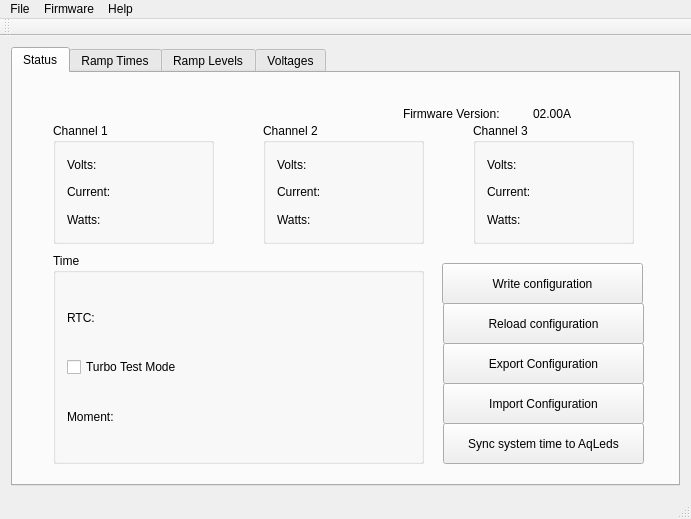
<?xml version="1.0" encoding="UTF-8"?>
<ui version="4.0">
 <class>AqLeds</class>
 <widget class="QMainWindow" name="AqLeds">
  <property name="enabled">
   <bool>true</bool>
  </property>
  <property name="geometry">
   <rect>
    <x>0</x>
    <y>0</y>
    <width>691</width>
    <height>519</height>
   </rect>
  </property>
  <property name="windowTitle">
   <string>AqLeds</string>
  </property>
  <property name="layoutDirection">
   <enum>Qt::LeftToRight</enum>
  </property>
  <property name="autoFillBackground">
   <bool>true</bool>
  </property>
  <property name="unifiedTitleAndToolBarOnMac">
   <bool>false</bool>
  </property>
  <widget class="QWidget" name="centralWidget">
   <property name="sizePolicy">
    <sizepolicy hsizetype="Expanding" vsizetype="Expanding">
     <horstretch>0</horstretch>
     <verstretch>0</verstretch>
    </sizepolicy>
   </property>
   <property name="maximumSize">
    <size>
     <width>1024</width>
     <height>768</height>
    </size>
   </property>
   <property name="layoutDirection">
    <enum>Qt::LeftToRight</enum>
   </property>
   <property name="autoFillBackground">
    <bool>true</bool>
   </property>
   <layout class="QGridLayout" name="gridLayout">
    <item row="1" column="0">
     <layout class="QVBoxLayout" name="verticalLayout">
      <item>
       <widget class="QTabWidget" name="tabs">
        <property name="currentIndex">
         <number>0</number>
        </property>
        <widget class="QWidget" name="tbStatus">
         <attribute name="title">
          <string>Status</string>
         </attribute>
         <widget class="QGroupBox" name="grChannel1Status">
          <property name="geometry">
           <rect>
            <x>40</x>
            <y>50</y>
            <width>161</width>
            <height>121</height>
           </rect>
          </property>
          <property name="title">
           <string>Channel 1</string>
          </property>
          <layout class="QGridLayout" name="gridLayout_3">
           <item row="1" column="3">
            <widget class="QLabel" name="lbc1Volts">
             <property name="text">
              <string/>
             </property>
            </widget>
           </item>
           <item row="1" column="0">
            <widget class="QLabel" name="label_6">
             <property name="text">
              <string>Volts: </string>
             </property>
            </widget>
           </item>
           <item row="2" column="0">
            <widget class="QLabel" name="label_7">
             <property name="text">
              <string>Current: </string>
             </property>
            </widget>
           </item>
           <item row="3" column="0">
            <widget class="QLabel" name="label_8">
             <property name="text">
              <string>Watts:</string>
             </property>
            </widget>
           </item>
           <item row="3" column="3">
            <widget class="QLabel" name="lbc1Watts">
             <property name="text">
              <string/>
             </property>
            </widget>
           </item>
           <item row="2" column="3">
            <widget class="QLabel" name="lbc1Current">
             <property name="text">
              <string/>
             </property>
            </widget>
           </item>
          </layout>
         </widget>
         <widget class="QGroupBox" name="grChannel2Status">
          <property name="geometry">
           <rect>
            <x>250</x>
            <y>50</y>
            <width>161</width>
            <height>121</height>
           </rect>
          </property>
          <property name="title">
           <string>Channel 2</string>
          </property>
          <layout class="QGridLayout" name="gridLayout_4">
           <item row="1" column="3">
            <widget class="QLabel" name="lbc2Volts">
             <property name="text">
              <string/>
             </property>
            </widget>
           </item>
           <item row="1" column="0">
            <widget class="QLabel" name="label_14">
             <property name="text">
              <string>Volts: </string>
             </property>
            </widget>
           </item>
           <item row="2" column="0">
            <widget class="QLabel" name="label_15">
             <property name="text">
              <string>Current: </string>
             </property>
            </widget>
           </item>
           <item row="3" column="0">
            <widget class="QLabel" name="label_16">
             <property name="text">
              <string>Watts:</string>
             </property>
            </widget>
           </item>
           <item row="3" column="3">
            <widget class="QLabel" name="lbc2Watts">
             <property name="text">
              <string/>
             </property>
            </widget>
           </item>
           <item row="2" column="3">
            <widget class="QLabel" name="lbc2Current">
             <property name="text">
              <string/>
             </property>
            </widget>
           </item>
          </layout>
         </widget>
         <widget class="QGroupBox" name="grChannel3Status">
          <property name="geometry">
           <rect>
            <x>460</x>
            <y>50</y>
            <width>161</width>
            <height>121</height>
           </rect>
          </property>
          <property name="title">
           <string>Channel 3</string>
          </property>
          <layout class="QGridLayout" name="gridLayout_5">
           <item row="1" column="3">
            <widget class="QLabel" name="lbc3Volts">
             <property name="text">
              <string/>
             </property>
            </widget>
           </item>
           <item row="1" column="0">
            <widget class="QLabel" name="label_20">
             <property name="text">
              <string>Volts: </string>
             </property>
            </widget>
           </item>
           <item row="2" column="0">
            <widget class="QLabel" name="label_21">
             <property name="text">
              <string>Current: </string>
             </property>
            </widget>
           </item>
           <item row="3" column="0">
            <widget class="QLabel" name="label_22">
             <property name="text">
              <string>Watts:</string>
             </property>
            </widget>
           </item>
           <item row="3" column="3">
            <widget class="QLabel" name="lbc3Watts">
             <property name="text">
              <string/>
             </property>
            </widget>
           </item>
           <item row="2" column="3">
            <widget class="QLabel" name="lbc3Current">
             <property name="text">
              <string/>
             </property>
            </widget>
           </item>
          </layout>
         </widget>
         <widget class="QGroupBox" name="groupBox_9">
          <property name="geometry">
           <rect>
            <x>40</x>
            <y>180</y>
            <width>371</width>
            <height>211</height>
           </rect>
          </property>
          <property name="title">
           <string>Time</string>
          </property>
          <layout class="QGridLayout" name="gridLayout_6">
           <item row="1" column="1" colspan="3">
            <widget class="QLabel" name="lbRTCTime">
             <property name="text">
              <string/>
             </property>
            </widget>
           </item>
           <item row="1" column="0">
            <widget class="QLabel" name="label_26">
             <property name="text">
              <string>RTC:</string>
             </property>
            </widget>
           </item>
           <item row="3" column="0">
            <widget class="QLabel" name="label_27">
             <property name="text">
              <string>Moment:</string>
             </property>
            </widget>
           </item>
           <item row="3" column="3">
            <widget class="QLabel" name="lbPlannerMoment">
             <property name="text">
              <string/>
             </property>
            </widget>
           </item>
           <item row="2" column="0">
            <widget class="QCheckBox" name="cbTurboMode">
             <property name="text">
              <string>Turbo Test Mode</string>
             </property>
            </widget>
           </item>
          </layout>
         </widget>
         <widget class="QLabel" name="label_9">
          <property name="geometry">
           <rect>
            <x>390</x>
            <y>30</y>
            <width>121</width>
            <height>21</height>
           </rect>
          </property>
          <property name="text">
           <string>Firmware Version:</string>
          </property>
         </widget>
         <widget class="QLabel" name="lbFirmwareVersion">
          <property name="geometry">
           <rect>
            <x>520</x>
            <y>30</y>
            <width>62</width>
            <height>21</height>
           </rect>
          </property>
          <property name="text">
           <string>02.00A</string>
          </property>
         </widget>
         <widget class="QPushButton" name="btWriteConfig">
          <property name="geometry">
           <rect>
            <x>429</x>
            <y>190</y>
            <width>201</width>
            <height>41</height>
           </rect>
          </property>
          <property name="text">
           <string>Write configuration</string>
          </property>
         </widget>
         <widget class="QPushButton" name="btReloadConfig">
          <property name="geometry">
           <rect>
            <x>430</x>
            <y>230</y>
            <width>201</width>
            <height>41</height>
           </rect>
          </property>
          <property name="text">
           <string>Reload configuration</string>
          </property>
         </widget>
         <widget class="QPushButton" name="btExportConfig">
          <property name="geometry">
           <rect>
            <x>430</x>
            <y>270</y>
            <width>201</width>
            <height>41</height>
           </rect>
          </property>
          <property name="text">
           <string>Export Configuration</string>
          </property>
         </widget>
         <widget class="QPushButton" name="btImportConfig">
          <property name="geometry">
           <rect>
            <x>430</x>
            <y>310</y>
            <width>201</width>
            <height>41</height>
           </rect>
          </property>
          <property name="text">
           <string>Import Configuration</string>
          </property>
         </widget>
         <widget class="QPushButton" name="btSyncSystemTime">
          <property name="geometry">
           <rect>
            <x>430</x>
            <y>350</y>
            <width>201</width>
            <height>41</height>
           </rect>
          </property>
          <property name="text">
           <string>Sync system time to AqLeds</string>
          </property>
         </widget>
        </widget>
        <widget class="QWidget" name="tbRamps">
         <attribute name="title">
          <string>Ramp Times</string>
         </attribute>
         <widget class="QWidget" name="formLayoutWidget_2">
          <property name="geometry">
           <rect>
            <x>160</x>
            <y>70</y>
            <width>311</width>
            <height>161</height>
           </rect>
          </property>
          <layout class="QFormLayout" name="timetableLayout">
           <item row="0" column="0">
            <widget class="QLabel" name="sunriseLabel">
             <property name="text">
              <string>SUNRISE</string>
             </property>
            </widget>
           </item>
           <item row="0" column="1">
            <widget class="QLineEdit" name="sunriseLineEdit">
             <property name="inputMask">
              <string>99:99;_</string>
             </property>
             <property name="text">
              <string>06:00</string>
             </property>
            </widget>
           </item>
           <item row="1" column="0">
            <widget class="QLabel" name="dayLabel">
             <property name="text">
              <string>DAY</string>
             </property>
            </widget>
           </item>
           <item row="1" column="1">
            <widget class="QLineEdit" name="dayLineEdit">
             <property name="inputMask">
              <string>99:99;_</string>
             </property>
             <property name="text">
              <string>09:00</string>
             </property>
            </widget>
           </item>
           <item row="2" column="0">
            <widget class="QLabel" name="sunsetLabel">
             <property name="text">
              <string>SUNSET</string>
             </property>
            </widget>
           </item>
           <item row="2" column="1">
            <widget class="QLineEdit" name="sunsetLineEdit">
             <property name="inputMask">
              <string>99:99;_</string>
             </property>
             <property name="text">
              <string>21:00</string>
             </property>
            </widget>
           </item>
           <item row="3" column="0">
            <widget class="QLabel" name="nightLabel">
             <property name="text">
              <string>NIGHT</string>
             </property>
            </widget>
           </item>
           <item row="3" column="1">
            <widget class="QLineEdit" name="nightLineEdit">
             <property name="inputMask">
              <string>99:99;_</string>
             </property>
             <property name="text">
              <string>22:00</string>
             </property>
            </widget>
           </item>
          </layout>
         </widget>
         <widget class="QPushButton" name="btRampTimesRestore">
          <property name="enabled">
           <bool>true</bool>
          </property>
          <property name="geometry">
           <rect>
            <x>130</x>
            <y>310</y>
            <width>121</width>
            <height>41</height>
           </rect>
          </property>
          <property name="text">
           <string>&amp;Restore</string>
          </property>
         </widget>
         <widget class="QPushButton" name="btRampTimesSend">
          <property name="enabled">
           <bool>false</bool>
          </property>
          <property name="geometry">
           <rect>
            <x>400</x>
            <y>310</y>
            <width>121</width>
            <height>41</height>
           </rect>
          </property>
          <property name="text">
           <string>&amp;Send</string>
          </property>
         </widget>
        </widget>
        <widget class="QWidget" name="tbRampLevels">
         <attribute name="title">
          <string>Ramp Levels</string>
         </attribute>
         <widget class="QGroupBox" name="groupBox">
          <property name="geometry">
           <rect>
            <x>20</x>
            <y>10</y>
            <width>621</width>
            <height>321</height>
           </rect>
          </property>
          <property name="title">
           <string>Channels and Levels</string>
          </property>
          <widget class="QRadioButton" name="rbChannel1">
           <property name="geometry">
            <rect>
             <x>50</x>
             <y>50</y>
             <width>102</width>
             <height>20</height>
            </rect>
           </property>
           <property name="text">
            <string>Channel 1</string>
           </property>
           <property name="checked">
            <bool>true</bool>
           </property>
          </widget>
          <widget class="QRadioButton" name="rbChannel2">
           <property name="geometry">
            <rect>
             <x>270</x>
             <y>50</y>
             <width>102</width>
             <height>20</height>
            </rect>
           </property>
           <property name="text">
            <string>Channel 2</string>
           </property>
          </widget>
          <widget class="QRadioButton" name="rbChannel3">
           <property name="geometry">
            <rect>
             <x>480</x>
             <y>50</y>
             <width>102</width>
             <height>20</height>
            </rect>
           </property>
           <property name="text">
            <string>Channel 3</string>
           </property>
          </widget>
         </widget>
         <widget class="QWidget" name="gridLayoutWidget">
          <property name="geometry">
           <rect>
            <x>130</x>
            <y>120</y>
            <width>411</width>
            <height>191</height>
           </rect>
          </property>
          <layout class="QGridLayout" name="gridLayout_2">
           <item row="0" column="0">
            <widget class="QSlider" name="slSunrise">
             <property name="sizePolicy">
              <sizepolicy hsizetype="Expanding" vsizetype="Expanding">
               <horstretch>0</horstretch>
               <verstretch>0</verstretch>
              </sizepolicy>
             </property>
             <property name="orientation">
              <enum>Qt::Vertical</enum>
             </property>
            </widget>
           </item>
           <item row="0" column="1">
            <widget class="QSlider" name="slDay">
             <property name="sizePolicy">
              <sizepolicy hsizetype="Expanding" vsizetype="Expanding">
               <horstretch>0</horstretch>
               <verstretch>0</verstretch>
              </sizepolicy>
             </property>
             <property name="orientation">
              <enum>Qt::Vertical</enum>
             </property>
            </widget>
           </item>
           <item row="0" column="2">
            <widget class="QSlider" name="slSunset">
             <property name="sizePolicy">
              <sizepolicy hsizetype="Expanding" vsizetype="Expanding">
               <horstretch>0</horstretch>
               <verstretch>0</verstretch>
              </sizepolicy>
             </property>
             <property name="orientation">
              <enum>Qt::Vertical</enum>
             </property>
            </widget>
           </item>
           <item row="0" column="3">
            <widget class="QSlider" name="slNight">
             <property name="sizePolicy">
              <sizepolicy hsizetype="Expanding" vsizetype="Expanding">
               <horstretch>0</horstretch>
               <verstretch>0</verstretch>
              </sizepolicy>
             </property>
             <property name="orientation">
              <enum>Qt::Vertical</enum>
             </property>
            </widget>
           </item>
           <item row="1" column="0">
            <widget class="QLabel" name="lbSunrise">
             <property name="sizePolicy">
              <sizepolicy hsizetype="Expanding" vsizetype="Preferred">
               <horstretch>0</horstretch>
               <verstretch>0</verstretch>
              </sizepolicy>
             </property>
             <property name="text">
              <string>SUNRISE</string>
             </property>
             <property name="alignment">
              <set>Qt::AlignCenter</set>
             </property>
            </widget>
           </item>
           <item row="1" column="1">
            <widget class="QLabel" name="lbDay">
             <property name="sizePolicy">
              <sizepolicy hsizetype="Expanding" vsizetype="Preferred">
               <horstretch>0</horstretch>
               <verstretch>0</verstretch>
              </sizepolicy>
             </property>
             <property name="text">
              <string>DAY</string>
             </property>
             <property name="alignment">
              <set>Qt::AlignCenter</set>
             </property>
            </widget>
           </item>
           <item row="1" column="2">
            <widget class="QLabel" name="lbSunset">
             <property name="sizePolicy">
              <sizepolicy hsizetype="Expanding" vsizetype="Preferred">
               <horstretch>0</horstretch>
               <verstretch>0</verstretch>
              </sizepolicy>
             </property>
             <property name="text">
              <string>SUNSET</string>
             </property>
             <property name="alignment">
              <set>Qt::AlignCenter</set>
             </property>
            </widget>
           </item>
           <item row="1" column="3">
            <widget class="QLabel" name="lbNight">
             <property name="sizePolicy">
              <sizepolicy hsizetype="Expanding" vsizetype="Preferred">
               <horstretch>0</horstretch>
               <verstretch>0</verstretch>
              </sizepolicy>
             </property>
             <property name="text">
              <string>NIGHT</string>
             </property>
             <property name="alignment">
              <set>Qt::AlignCenter</set>
             </property>
            </widget>
           </item>
          </layout>
         </widget>
         <widget class="QGroupBox" name="groupBox_2">
          <property name="geometry">
           <rect>
            <x>20</x>
            <y>330</y>
            <width>621</width>
            <height>61</height>
           </rect>
          </property>
          <property name="title">
           <string>Global</string>
          </property>
          <widget class="QRadioButton" name="radioButton_11">
           <property name="geometry">
            <rect>
             <x>220</x>
             <y>60</y>
             <width>102</width>
             <height>20</height>
            </rect>
           </property>
           <property name="text">
            <string>Channel 2</string>
           </property>
          </widget>
          <widget class="QSlider" name="slGlobal">
           <property name="geometry">
            <rect>
             <x>20</x>
             <y>30</y>
             <width>571</width>
             <height>22</height>
            </rect>
           </property>
           <property name="maximum">
            <number>255</number>
           </property>
           <property name="value">
            <number>200</number>
           </property>
           <property name="orientation">
            <enum>Qt::Horizontal</enum>
           </property>
          </widget>
         </widget>
        </widget>
        <widget class="QWidget" name="tbVoltages">
         <attribute name="title">
          <string>Voltages</string>
         </attribute>
         <widget class="QGroupBox" name="grChannel1V">
          <property name="enabled">
           <bool>true</bool>
          </property>
          <property name="geometry">
           <rect>
            <x>30</x>
            <y>220</y>
            <width>171</width>
            <height>121</height>
           </rect>
          </property>
          <property name="title">
           <string>Channel 1</string>
          </property>
          <widget class="QWidget" name="formLayoutWidget">
           <property name="geometry">
            <rect>
             <x>10</x>
             <y>30</y>
             <width>151</width>
             <height>71</height>
            </rect>
           </property>
           <layout class="QFormLayout" name="formLayout">
            <item row="0" column="0">
             <widget class="QLabel" name="ch0vminLabel">
              <property name="text">
               <string>Vmin</string>
              </property>
             </widget>
            </item>
            <item row="0" column="1">
             <widget class="QLineEdit" name="ch1vminLineEdit">
              <property name="enabled">
               <bool>false</bool>
              </property>
              <property name="inputMask">
               <string>99.99;_</string>
              </property>
              <property name="text">
               <string>00.00</string>
              </property>
             </widget>
            </item>
            <item row="1" column="0">
             <widget class="QLabel" name="ch0vmaxLabel">
              <property name="text">
               <string>Vmax</string>
              </property>
             </widget>
            </item>
            <item row="1" column="1">
             <widget class="QLineEdit" name="ch1vmaxLineEdit">
              <property name="enabled">
               <bool>false</bool>
              </property>
              <property name="inputMask">
               <string>99.99;_</string>
              </property>
              <property name="text">
               <string>01.00</string>
              </property>
             </widget>
            </item>
           </layout>
          </widget>
         </widget>
         <widget class="QGroupBox" name="grChannel3V">
          <property name="enabled">
           <bool>true</bool>
          </property>
          <property name="geometry">
           <rect>
            <x>440</x>
            <y>220</y>
            <width>171</width>
            <height>121</height>
           </rect>
          </property>
          <property name="title">
           <string>Channel 3</string>
          </property>
          <widget class="QWidget" name="formLayoutWidget_4">
           <property name="geometry">
            <rect>
             <x>10</x>
             <y>30</y>
             <width>151</width>
             <height>71</height>
            </rect>
           </property>
           <layout class="QFormLayout" name="formLayout_4">
            <item row="0" column="0">
             <widget class="QLabel" name="ch0vminLabel_4">
              <property name="text">
               <string>Vmin</string>
              </property>
             </widget>
            </item>
            <item row="0" column="1">
             <widget class="QLineEdit" name="ch3vminLineEdit">
              <property name="enabled">
               <bool>false</bool>
              </property>
              <property name="inputMask">
               <string>99.99;_</string>
              </property>
              <property name="text">
               <string>00.00</string>
              </property>
             </widget>
            </item>
            <item row="1" column="0">
             <widget class="QLabel" name="ch0vmaxLabel_4">
              <property name="text">
               <string>Vmax</string>
              </property>
             </widget>
            </item>
            <item row="1" column="1">
             <widget class="QLineEdit" name="ch3vmaxLineEdit">
              <property name="enabled">
               <bool>false</bool>
              </property>
              <property name="inputMask">
               <string>99.99;_</string>
              </property>
              <property name="text">
               <string>01.00</string>
              </property>
             </widget>
            </item>
           </layout>
          </widget>
         </widget>
         <widget class="QGroupBox" name="grChannel2V">
          <property name="enabled">
           <bool>true</bool>
          </property>
          <property name="geometry">
           <rect>
            <x>230</x>
            <y>220</y>
            <width>171</width>
            <height>121</height>
           </rect>
          </property>
          <property name="title">
           <string>Channel 2</string>
          </property>
          <widget class="QWidget" name="formLayoutWidget_3">
           <property name="geometry">
            <rect>
             <x>10</x>
             <y>30</y>
             <width>151</width>
             <height>71</height>
            </rect>
           </property>
           <layout class="QFormLayout" name="formLayout_3">
            <item row="0" column="0">
             <widget class="QLabel" name="ch0vminLabel_3">
              <property name="text">
               <string>Vmin</string>
              </property>
             </widget>
            </item>
            <item row="0" column="1">
             <widget class="QLineEdit" name="ch2vminLineEdit">
              <property name="enabled">
               <bool>false</bool>
              </property>
              <property name="inputMask">
               <string>99.99;_</string>
              </property>
              <property name="text">
               <string>00.00</string>
              </property>
             </widget>
            </item>
            <item row="1" column="0">
             <widget class="QLabel" name="ch0vmaxLabel_3">
              <property name="text">
               <string>Vmax</string>
              </property>
             </widget>
            </item>
            <item row="1" column="1">
             <widget class="QLineEdit" name="ch2vmaxLineEdit">
              <property name="enabled">
               <bool>false</bool>
              </property>
              <property name="inputMask">
               <string>99.99;_</string>
              </property>
              <property name="text">
               <string>01.00</string>
              </property>
             </widget>
            </item>
           </layout>
          </widget>
         </widget>
         <widget class="QGroupBox" name="groupBox_3">
          <property name="geometry">
           <rect>
            <x>30</x>
            <y>0</y>
            <width>581</width>
            <height>211</height>
           </rect>
          </property>
          <property name="title">
           <string>Disclaimer</string>
          </property>
          <widget class="QTextEdit" name="textDisclaimer">
           <property name="geometry">
            <rect>
             <x>20</x>
             <y>30</y>
             <width>531</width>
             <height>141</height>
            </rect>
           </property>
           <property name="html">
            <string>&lt;!DOCTYPE HTML PUBLIC &quot;-//W3C//DTD HTML 4.0//EN&quot; &quot;http://www.w3.org/TR/REC-html40/strict.dtd&quot;&gt;
&lt;html&gt;&lt;head&gt;&lt;meta name=&quot;qrichtext&quot; content=&quot;1&quot; /&gt;&lt;style type=&quot;text/css&quot;&gt;
p, li { white-space: pre-wrap; }
&lt;/style&gt;&lt;/head&gt;&lt;body style=&quot; font-family:'.Lucida Grande UI'; font-size:13pt; font-weight:400; font-style:normal;&quot;&gt;
&lt;p style=&quot; margin-top:0px; margin-bottom:0px; margin-left:0px; margin-right:0px; -qt-block-indent:0; text-indent:0px;&quot;&gt;&lt;span style=&quot; font-family:'Lucida Grande';&quot;&gt;Before setting the values here, please, be sure that you understand what you're doing. &lt;/span&gt;&lt;/p&gt;
&lt;p style=&quot;-qt-paragraph-type:empty; margin-top:0px; margin-bottom:0px; margin-left:0px; margin-right:0px; -qt-block-indent:0; text-indent:0px; font-family:'Lucida Grande';&quot;&gt;&lt;/p&gt;
&lt;p style=&quot; margin-top:0px; margin-bottom:0px; margin-left:0px; margin-right:0px; -qt-block-indent:0; text-indent:0px;&quot;&gt;&lt;span style=&quot; font-family:'Lucida Grande';&quot;&gt;Wrong values would lead from non working led lamps, to &lt;/span&gt;&lt;span style=&quot; font-family:'Lucida Grande'; font-weight:600;&quot;&gt;broken lamps&lt;/span&gt;&lt;span style=&quot; font-family:'Lucida Grande';&quot;&gt;, not enough light, too much heat an wasted energy, or &lt;/span&gt;&lt;span style=&quot; font-family:'Lucida Grande'; font-weight:600;&quot;&gt;even fire&lt;/span&gt;&lt;span style=&quot; font-family:'Lucida Grande';&quot;&gt;.&lt;/span&gt;&lt;/p&gt;
&lt;p style=&quot;-qt-paragraph-type:empty; margin-top:0px; margin-bottom:0px; margin-left:0px; margin-right:0px; -qt-block-indent:0; text-indent:0px; font-family:'Lucida Grande';&quot;&gt;&lt;/p&gt;
&lt;p style=&quot; margin-top:0px; margin-bottom:0px; margin-left:0px; margin-right:0px; -qt-block-indent:0; text-indent:0px;&quot;&gt;&lt;span style=&quot; font-family:'Lucida Grande';&quot;&gt;If you're not sure, please ask a led expert. We won't accept any liability out of bad settings for your led lamps.&lt;/span&gt;&lt;/p&gt;&lt;/body&gt;&lt;/html&gt;</string>
           </property>
           <property name="textInteractionFlags">
            <set>Qt::NoTextInteraction</set>
           </property>
          </widget>
          <widget class="QCheckBox" name="cbIUnderstand">
           <property name="geometry">
            <rect>
             <x>20</x>
             <y>180</y>
             <width>211</width>
             <height>20</height>
            </rect>
           </property>
           <property name="text">
            <string>I Understand what I'm doing</string>
           </property>
          </widget>
         </widget>
         <widget class="QPushButton" name="btVoltagesRestore">
          <property name="enabled">
           <bool>false</bool>
          </property>
          <property name="geometry">
           <rect>
            <x>100</x>
            <y>350</y>
            <width>121</width>
            <height>41</height>
           </rect>
          </property>
          <property name="text">
           <string>&amp;Restore</string>
          </property>
         </widget>
         <widget class="QPushButton" name="btVoltagesSend">
          <property name="enabled">
           <bool>false</bool>
          </property>
          <property name="geometry">
           <rect>
            <x>370</x>
            <y>350</y>
            <width>121</width>
            <height>41</height>
           </rect>
          </property>
          <property name="text">
           <string>&amp;Send</string>
          </property>
         </widget>
        </widget>
       </widget>
      </item>
     </layout>
    </item>
   </layout>
  </widget>
  <widget class="QMenuBar" name="menuBar">
   <property name="geometry">
    <rect>
     <x>0</x>
     <y>0</y>
     <width>691</width>
     <height>22</height>
    </rect>
   </property>
   <widget class="QMenu" name="menuFile">
    <property name="title">
     <string>File</string>
    </property>
    <addaction name="actionLoad_Config"/>
    <addaction name="actionSave_Config"/>
    <addaction name="separator"/>
    <addaction name="actionExport_Config"/>
    <addaction name="actionImport_Config"/>
    <addaction name="separator"/>
    <addaction name="actionQuit"/>
   </widget>
   <widget class="QMenu" name="menuFirmware">
    <property name="title">
     <string>Firmware</string>
    </property>
    <addaction name="actionUpdate"/>
   </widget>
   <widget class="QMenu" name="menuHelp">
    <property name="title">
     <string>Help</string>
    </property>
    <addaction name="actionAqLeds_website"/>
   </widget>
   <addaction name="menuFile"/>
   <addaction name="menuFirmware"/>
   <addaction name="menuHelp"/>
  </widget>
  <widget class="QToolBar" name="mainToolBar">
   <attribute name="toolBarArea">
    <enum>TopToolBarArea</enum>
   </attribute>
   <attribute name="toolBarBreak">
    <bool>false</bool>
   </attribute>
  </widget>
  <widget class="QStatusBar" name="statusBar"/>
  <action name="actionLoad_Config">
   <property name="text">
    <string>Load Config</string>
   </property>
  </action>
  <action name="actionSave_Config">
   <property name="text">
    <string>Reload Config</string>
   </property>
  </action>
  <action name="actionUpdate">
   <property name="text">
    <string>Update</string>
   </property>
  </action>
  <action name="actionAqLeds_website">
   <property name="text">
    <string>AqLeds website</string>
   </property>
  </action>
  <action name="actionQuit">
   <property name="text">
    <string>Quit</string>
   </property>
  </action>
  <action name="actionExport_Config">
   <property name="text">
    <string>Export Config</string>
   </property>
  </action>
  <action name="actionImport_Config">
   <property name="text">
    <string>Import Config</string>
   </property>
  </action>
 </widget>
 <layoutdefault spacing="6" margin="11"/>
 <resources/>
 <connections/>
</ui>
